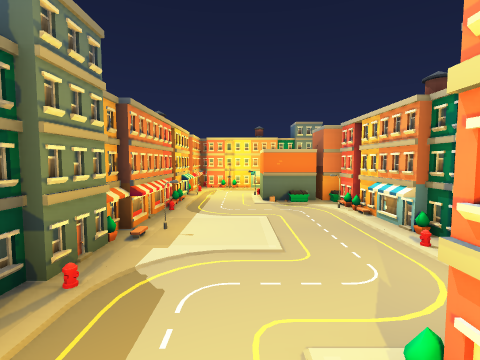
[1] (above)

16 first-person views from a walk through a level from a Godot 3-D game. The camera is 1.2 m above the floor, tilts 4° down and sees 85° across. The floor is counted in squares, 1 m on a side. Each view is taken from the middle of a square. On the plan, view 1 faces up. The plan holds only what a view shows up to about 12 squares ahead; the rest is blank.

[2]
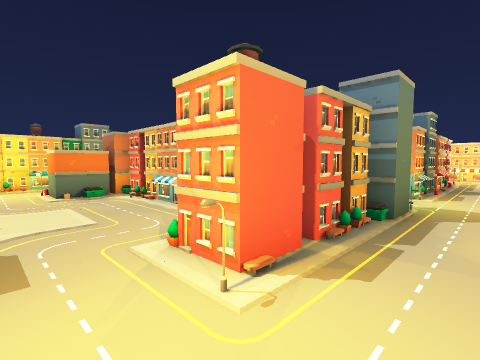

[3]
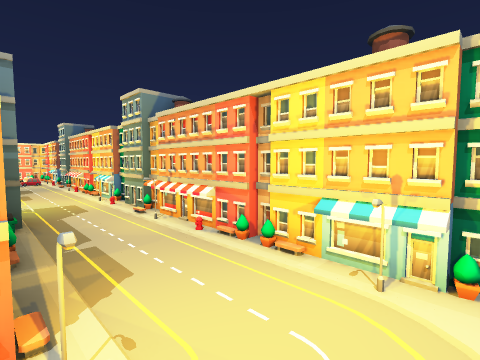

[4]
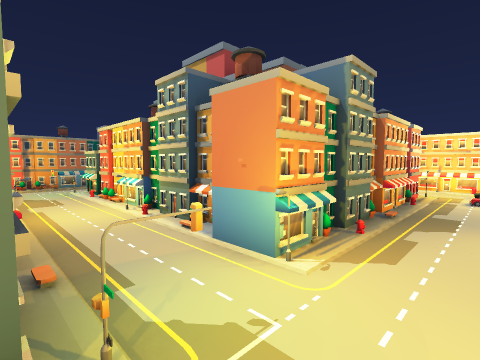

[5]
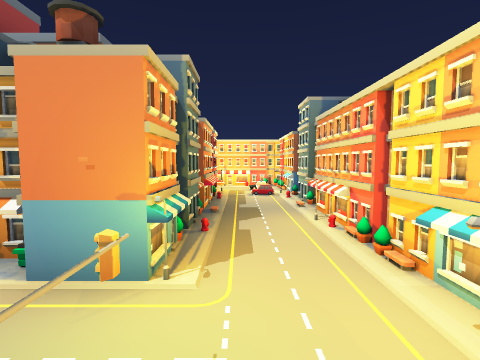

[6]
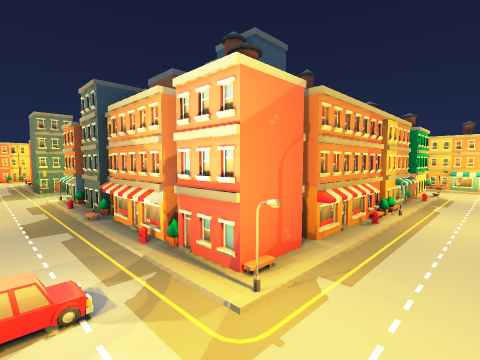

[7]
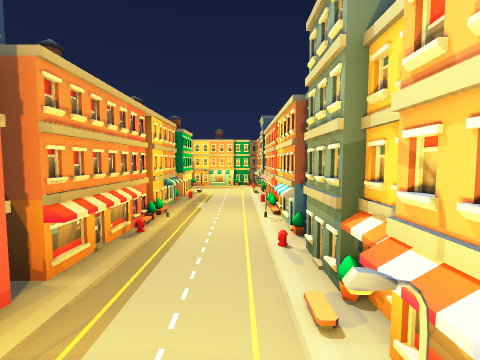

[8]
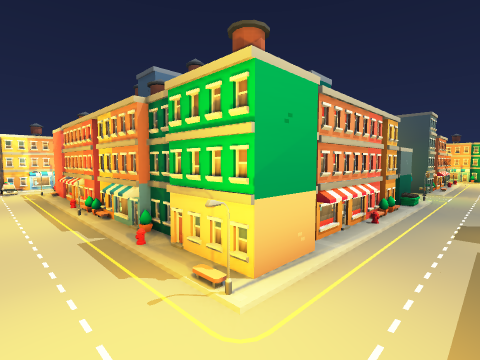

[9]
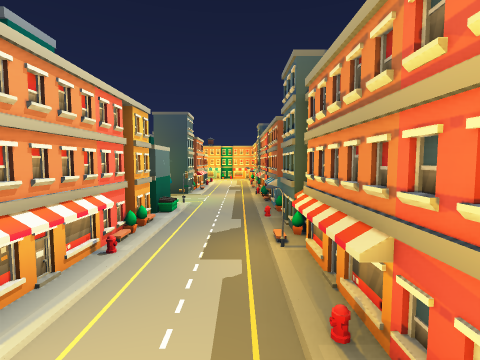

[10]
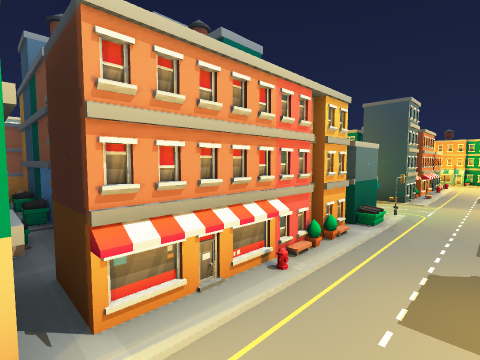

[11]
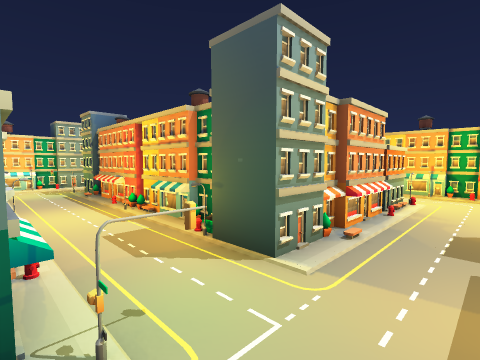

[12]
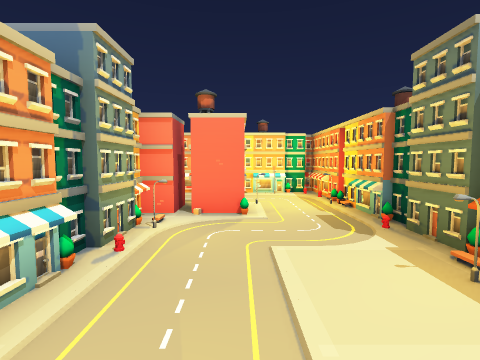

[13]
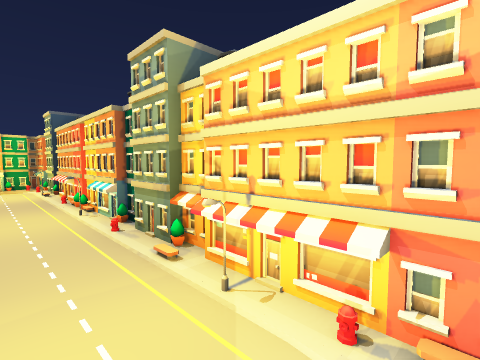

[14]
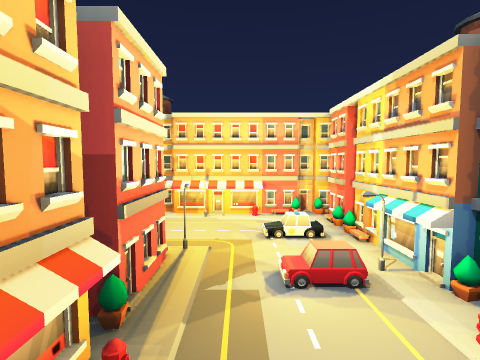

[15]
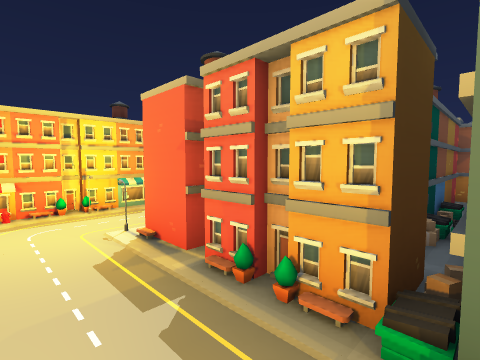

[16]
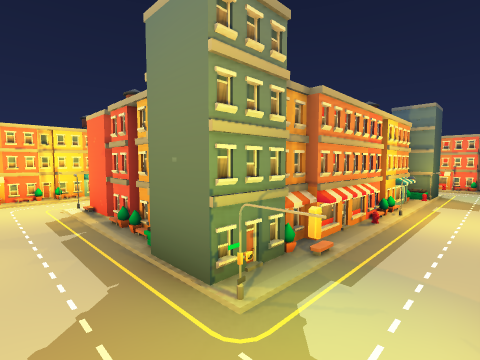

### Floor plan
Points are (right, up) in squares from view 1. A wall is a line through its corners. A room is listed if a view was taken in it or the views show most of it. See-through windows are left out.
Room 1 (views 1, 2, 3, 12)
walls: (-1.9, 0.5) (-1.9, -3.5); (-1.7, 4.5) (-2.1, 4.5); (-2.1, -0.3) (-2.1, -0.8); (2.9, 5.4) (2.9, 7.9); (4.5, -0.1) (2.5, -0.1) (2.5, 1.1) (3.3, 1.1); (0.4, -2.9) (4.5, -2.9); (1.7, -3.2) (1.7, -2.8); (2.4, 7.9) (0.7, 7.9) (0.7, 9.1); (-1.9, 8.4) (-1.9, 4.5)
low walls: (-1.7, 6.1) (-1.7, 4.5); (2.5, -2.7) (4.4, -2.7); (2.1, 7.5) (1.4, 7.5)
ways out: opening at (3.5, -1.5) to room 2; opening at (-0.5, 8)
objects: building (-3, 1) to (-2, 2); building (-3, 3) to (-2, 4); building (-1, -4) to (0, -3); building (1, 0) to (2, 1); building (3, 2) to (4, 3); building (3, 4) to (4, 5)
Room 2 (views 4, 5, 6, 7, 13, 14, 15, 16)
walls: (12.5, -0.3) (12.5, 0.1); (14, 1.1) (14.5, 1.1); (14.5, 0.2) (14.5, -0.3); (14.6, -0.1) (12.5, -0.1); (8.4, -2.9) (12.4, -2.9); (6.3, 1.5) (5.9, 1.5); (8.9, 5.5) (8.9, 6.5); (16.3, 1.5) (15.6, 1.5); (4.5, 1.2) (4.5, -0.1); (6.1, 5.5) (6.1, 1.5); (16.5, -2.9) (18.5, -2.9); (3.3, 0.2) (3.3, -0.2); (18.9, -3.1) (18.9, 0.5); (19.1, -2.7) (19.1, -2.2)
low walls: (10.5, -2.7) (12.4, -2.7); (14.5, -0.3) (12.5, -0.3); (6.3, 3.5) (6.3, 1.5); (18.7, -1.5) (18.7, 0.5)
ways out: opening at (3.5, -1.5) to room 1; opening at (7.5, 5.5) to room 5; opening at (17.5, 1)
objects: building (5, -4) to (6, -3); building (5, 0) to (6, 1); building (7, -4) to (8, -3); other object (7, 0); building (9, 0) to (10, 1); building (9, 2) to (10, 3); building (9, 4) to (10, 5); building (11, 0) to (12, 1); building (11, 2) to (12, 3); building (11, 4) to (12, 5); building (11, 6) to (12, 7); building (13, -4) to (14, -3); building (13, 2) to (14, 3); building (13, 4) to (14, 5); building (15, -4) to (16, -3); building (15, 0) to (16, 1)
Room 3 (views 8, 9, 10)
walls: (14.5, 9.3) (14.5, 7.8); (16.6, 11.9) (12.5, 11.9); (18.9, 5.4) (18.9, 8.4); (19, 12.6) (18.5, 12.6); (12.6, 9.1) (14.5, 9.1)
low walls: (14.5, 11.7) (12.6, 11.7); (12.5, 9.3) (14.5, 9.3)
ways out: opening at (13.5, 10.5) to room 4; opening at (17.5, 5)
objects: building (15, 6) to (16, 7); building (15, 8) to (16, 9); building (17, 12) to (18, 13); building (19, 9) to (20, 10); building (19, 11) to (20, 12)
Room 4 (view 11)
walls: (10.4, 9.1) (12.6, 9.1); (8.6, 9.1) (10.2, 9.1)
ways out: opening at (13.5, 10.5) to room 3; opening at (8, 10.5) to room 5
objects: building (9, 12) to (10, 13); building (11, 12) to (12, 13)
Room 5 (no view inside)
walls: (4.5, 9.3) (4.5, 8.9); (4.1, 7.5) (4.1, 5.5); (3.5, 9.1) (4.5, 9.1); (8.9, 7.9) (8.9, 9.1); (7.8, 12.1) (7.3, 12.1); (8.5, 11.9) (6.1, 11.9); (8.9, 6.5) (8.9, 7.5)
low walls: (3.5, 9.3) (4.5, 9.3)
ways out: opening at (7.5, 5.5) to room 2; opening at (8, 10.5) to room 4; opening at (4.5, 10.5)
objects: building (5, 6) to (6, 7); building (5, 8) to (6, 9); other object (8, 9)

Positions as (right, up) in squares from view 1, and headings:
1: (0, 0), facing up
2: (-1, -2), facing up-right
3: (-1, 0), facing down-right
4: (6, -2), facing up-right
5: (6, -1), facing right
6: (18, -2), facing up-left
7: (18, -1), facing up
8: (18, 11), facing down-left
9: (16, 11), facing left
10: (15, 11), facing down-left
11: (9, 11), facing down-left
12: (1, 7), facing down
13: (17, -2), facing up-right
14: (13, -1), facing right
15: (5, -2), facing up-left
16: (8, -2), facing up-left
